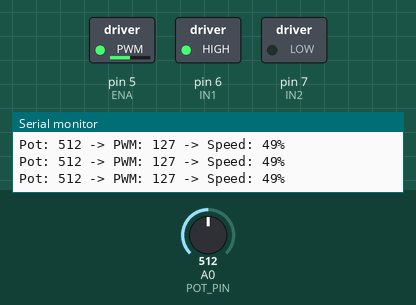
This sketch was run on a simulated Arduino Uno, built with avr-gcc and run on an emulated ATmega328P. Shown: switched loads named in the sketch (green lamp = pin HIGH), the last lines printed to the serial monitor. Inputs (shaded band) come from the test bench; at power-on: A0 (POT_PIN) = 512.

Above: at 1.2 s.
1.3 s: A0 (POT_PIN) set to 111
At 2.1 s:
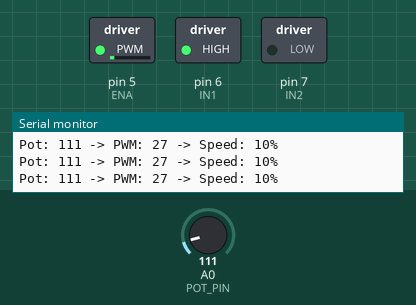
2.8 s: A0 (POT_PIN) set to 104
At 3.6 s:
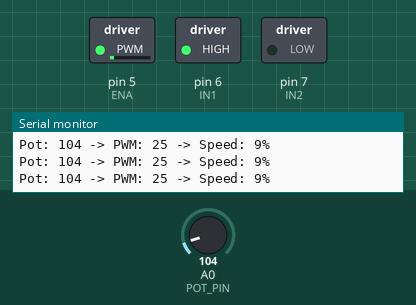
5.8 s: A0 (POT_PIN) set to 0
At 6.8 s:
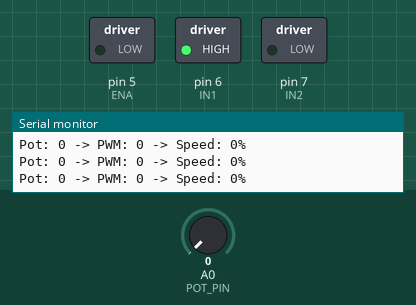
7.3 s: A0 (POT_PIN) set to 716
At 8.2 s:
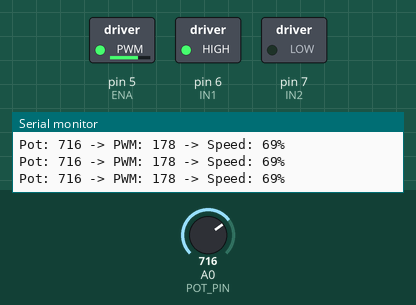
8.8 s: A0 (POT_PIN) set to 900
At 9.8 s:
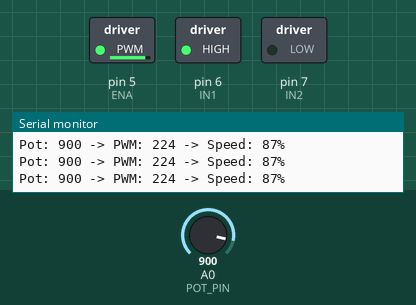
10.3 s: A0 (POT_PIN) set to 511
At 11.4 s:
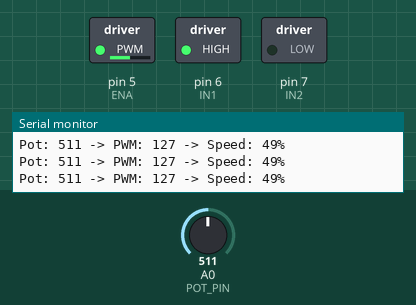
Timing chart, 0 to 12.8 s (numbered marks = the images above; inputs shaded):
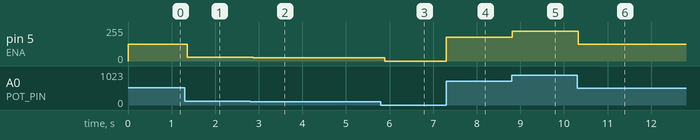

The sketch:

03_dc_motor_speed.ino
```cpp
// InnoBees STEM Lab - DC Motor Speed Control (PWM)
// L298N: ENA -> D5 (PWM), IN1 -> D6, IN2 -> D7
// Potentiometer on A0 controls speed
// Motor on OUT1/OUT2, Battery on VMS

const int ENA = 5;
const int IN1 = 6;
const int IN2 = 7;
const int POT_PIN = A0;

void setup() {
  pinMode(ENA, OUTPUT);
  pinMode(IN1, OUTPUT);
  pinMode(IN2, OUTPUT);

  // Set direction to forward
  digitalWrite(IN1, HIGH);
  digitalWrite(IN2, LOW);

  Serial.begin(9600);
  Serial.println("=== DC Motor Speed Control ===");
  Serial.println("Turn the potentiometer to change speed.");
}

void loop() {
  int potValue = analogRead(POT_PIN);
  int motorSpeed = map(potValue, 0, 1023, 0, 255);

  analogWrite(ENA, motorSpeed);

  Serial.print("Pot: ");
  Serial.print(potValue);
  Serial.print(" -> PWM: ");
  Serial.print(motorSpeed);
  Serial.print(" -> Speed: ");
  Serial.print(map(motorSpeed, 0, 255, 0, 100));
  Serial.println("%");

  delay(100);
}
```

Measured:
- after the input at 1.3 s, pin 5 (ENA): 127/255 → 27/255 after 0.06 s
- after the input at 2.8 s, pin 5 (ENA): 27/255 → 25/255 after 0.07 s
- after the input at 5.8 s, pin 5 (ENA): 25/255 → 0/255 after 0.09 s
- after the input at 7.3 s, pin 5 (ENA): 0/255 → 178/255 at once
- after the input at 8.8 s, pin 5 (ENA): 178/255 → 224/255 at once
- after the input at 10.3 s, pin 5 (ENA): 224/255 → 127/255 at once
